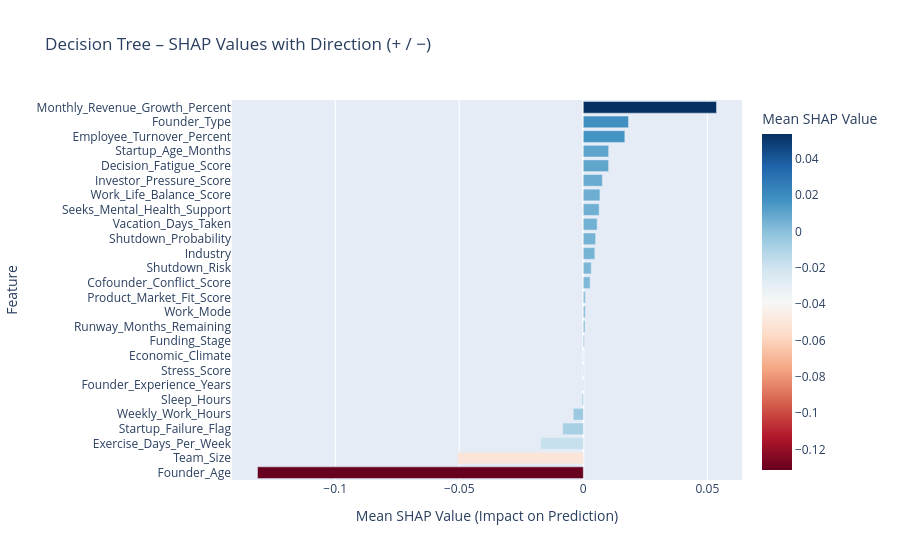

The notebook cell this image was saved under:
### Code cell
# 500 sample
X_sample_tree = X_test_tree_selected.iloc[:500]

# SHAP
explainer_tree = shap.TreeExplainer(rf)

shap_values_tree = explainer_tree.shap_values(
    X_sample_tree,
    check_additivity=False
)
# check_additivity = False ==> matematik tekshiruvni o'tkazib yubor va to'xtab qolmasdan kodni oxirigacha ishlat
shap_values_class1 = shap_values_tree[:, :, 1]
shap_df_tree = pd.DataFrame(
    shap_values_class1,
    columns=X_sample_tree.columns
)

shap_signed = (
    shap_df_tree
    .mean()
    .sort_values()
    .reset_index()
)

shap_signed.columns = ["Feature", "Mean SHAP Value"]

fig = px.bar(
    shap_signed,
    x="Mean SHAP Value",
    y="Feature",
    orientation="h",
    title="Decision Tree – SHAP Values with Direction (+ / −)",
    color="Mean SHAP Value",
    color_continuous_scale="RdBu",
)

fig.update_layout(
    xaxis_title="Mean SHAP Value (Impact on Prediction)",
    yaxis_title="Feature"
)

fig.show()

### Figure 1 — Plotly figure (JSON) as saved in the notebook; plotly's stock layout.template omitted (floating-point values rounded to 4 significant figures)
{"data": [{"hovertemplate": "Mean SHAP Value=%{marker.color}<br>Feature=%{y}<extra></extra>", "legendgroup": "", "marker": {"color": [-0.1313, -0.05064, -0.01715, -0.008286, -0.004047, -0.000439, -0.0001789, -0.0001327, 3.864e-05, 0.0003915, 0.0006837, 0.0008108, 0.0008308, 0.00275, 0.003195, 0.004632, 0.004967, 0.005579, 0.00638, 0.006697, 0.007676, 0.01019, 0.01022, 0.01674, 0.01821, 0.05368], "coloraxis": "coloraxis", "pattern": {"shape": ""}}, "name": "", "orientation": "h", "showlegend": false, "textposition": "auto", "type": "bar", "x": [-0.1313, -0.05064, -0.01715, -0.008286, -0.004047, -0.000439, -0.0001789, -0.0001327, 3.864e-05, 0.0003915, 0.0006837, 0.0008108, 0.0008308, 0.00275, 0.003195, 0.004632, 0.004967, 0.005579, 0.00638, 0.006697, 0.007676, 0.01019, 0.01022, 0.01674, 0.01821, 0.05368], "xaxis": "x", "y": ["Founder_Age", "Team_Size", "Exercise_Days_Per_Week", "Startup_Failure_Flag", "Weekly_Work_Hours", "Sleep_Hours", "Founder_Experience_Years", "Stress_Score", "Economic_Climate", "Funding_Stage", "Runway_Months_Remaining", "Work_Mode", "Product_Market_Fit_Score", "Cofounder_Conflict_Score", "Shutdown_Risk", "Industry", "Shutdown_Probability", "Vacation_Days_Taken", "Seeks_Mental_Health_Support", "Work_Life_Balance_Score", "Investor_Pressure_Score", "Decision_Fatigue_Score", "Startup_Age_Months", "Employee_Turnover_Percent", "Founder_Type", "Monthly_Revenue_Growth_Percent"], "yaxis": "y"}], "layout": {"barmode": "relative", "coloraxis": {"autocolorscale": false, "colorbar": {"title": {"text": "Mean SHAP Value"}}, "colorscale": [[0, "rgb(103,0,31)"], [0.1, "rgb(178,24,43)"], [0.2, "rgb(214,96,77)"], [0.3, "rgb(244,165,130)"], [0.4, "rgb(253,219,199)"], [0.5, "rgb(247,247,247)"], [0.6, "rgb(209,229,240)"], [0.7, "rgb(146,197,222)"], [0.8, "rgb(67,147,195)"], [0.9, "rgb(33,102,172)"], [1, "rgb(5,48,97)"]]}, "legend": {"tracegroupgap": 0}, "title": {"text": "Decision Tree – SHAP Values with Direction (+ / −)"}, "xaxis": {"anchor": "y", "domain": [0, 1], "title": {"text": "Mean SHAP Value (Impact on Prediction)"}}, "yaxis": {"anchor": "x", "domain": [0, 1], "title": {"text": "Feature"}}}}
